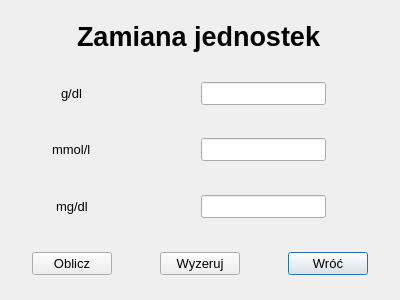
<?xml version="1.0" encoding="UTF-8"?>
<ui version="4.0">
 <class>zamianajednostek</class>
 <widget class="QDialog" name="zamianajednostek">
  <property name="geometry">
   <rect>
    <x>0</x>
    <y>0</y>
    <width>400</width>
    <height>300</height>
   </rect>
  </property>
  <property name="windowTitle">
   <string>Zamiana jednostek</string>
  </property>
  <layout class="QGridLayout" name="gridLayout_2">
   <item row="0" column="0">
    <layout class="QGridLayout" name="gridLayout">
     <item row="4" column="3" alignment="Qt::AlignHCenter|Qt::AlignVCenter">
      <widget class="QPushButton" name="pushButton_wroc">
       <property name="font">
        <font>
         <pointsize>10</pointsize>
        </font>
       </property>
       <property name="text">
        <string>Wróć</string>
       </property>
      </widget>
     </item>
     <item row="3" column="1" alignment="Qt::AlignHCenter|Qt::AlignVCenter">
      <widget class="QLabel" name="label_5">
       <property name="font">
        <font>
         <pointsize>10</pointsize>
        </font>
       </property>
       <property name="text">
        <string>mg/dl</string>
       </property>
      </widget>
     </item>
     <item row="1" column="1" alignment="Qt::AlignHCenter|Qt::AlignVCenter">
      <widget class="QLabel" name="label_3">
       <property name="font">
        <font>
         <pointsize>10</pointsize>
        </font>
       </property>
       <property name="text">
        <string>g/dl</string>
       </property>
      </widget>
     </item>
     <item row="0" column="1" colspan="3" alignment="Qt::AlignHCenter|Qt::AlignVCenter">
      <widget class="QLabel" name="label">
       <property name="font">
        <font>
         <pointsize>20</pointsize>
         <weight>75</weight>
         <bold>true</bold>
        </font>
       </property>
       <property name="text">
        <string>Zamiana jednostek</string>
       </property>
      </widget>
     </item>
     <item row="4" column="2" alignment="Qt::AlignHCenter|Qt::AlignVCenter">
      <widget class="QPushButton" name="pushButton_wyzeruj">
       <property name="font">
        <font>
         <pointsize>10</pointsize>
        </font>
       </property>
       <property name="text">
        <string>Wyzeruj</string>
       </property>
      </widget>
     </item>
     <item row="2" column="1" alignment="Qt::AlignHCenter|Qt::AlignVCenter">
      <widget class="QLabel" name="label_4">
       <property name="font">
        <font>
         <pointsize>10</pointsize>
        </font>
       </property>
       <property name="text">
        <string>mmol/l</string>
       </property>
      </widget>
     </item>
     <item row="4" column="1" alignment="Qt::AlignHCenter|Qt::AlignVCenter">
      <widget class="QPushButton" name="pushButton_oblicz">
       <property name="font">
        <font>
         <pointsize>10</pointsize>
        </font>
       </property>
       <property name="text">
        <string>Oblicz</string>
       </property>
      </widget>
     </item>
     <item row="3" column="2" colspan="2" alignment="Qt::AlignHCenter|Qt::AlignVCenter">
      <widget class="QLineEdit" name="lineEdit_3">
       <property name="minimumSize">
        <size>
         <width>100</width>
         <height>0</height>
        </size>
       </property>
       <property name="maximumSize">
        <size>
         <width>500</width>
         <height>16777215</height>
        </size>
       </property>
       <property name="font">
        <font>
         <pointsize>10</pointsize>
        </font>
       </property>
       <property name="text">
        <string/>
       </property>
      </widget>
     </item>
     <item row="2" column="2" colspan="2" alignment="Qt::AlignHCenter|Qt::AlignVCenter">
      <widget class="QLineEdit" name="lineEdit_2">
       <property name="minimumSize">
        <size>
         <width>100</width>
         <height>0</height>
        </size>
       </property>
       <property name="maximumSize">
        <size>
         <width>500</width>
         <height>16777215</height>
        </size>
       </property>
       <property name="font">
        <font>
         <pointsize>10</pointsize>
        </font>
       </property>
       <property name="text">
        <string/>
       </property>
      </widget>
     </item>
     <item row="1" column="2" colspan="2" alignment="Qt::AlignHCenter|Qt::AlignVCenter">
      <widget class="QLineEdit" name="lineEdit_1">
       <property name="minimumSize">
        <size>
         <width>100</width>
         <height>0</height>
        </size>
       </property>
       <property name="maximumSize">
        <size>
         <width>500</width>
         <height>16777215</height>
        </size>
       </property>
       <property name="font">
        <font>
         <pointsize>10</pointsize>
        </font>
       </property>
       <property name="text">
        <string/>
       </property>
      </widget>
     </item>
    </layout>
   </item>
  </layout>
 </widget>
 <resources/>
 <connections/>
</ui>
